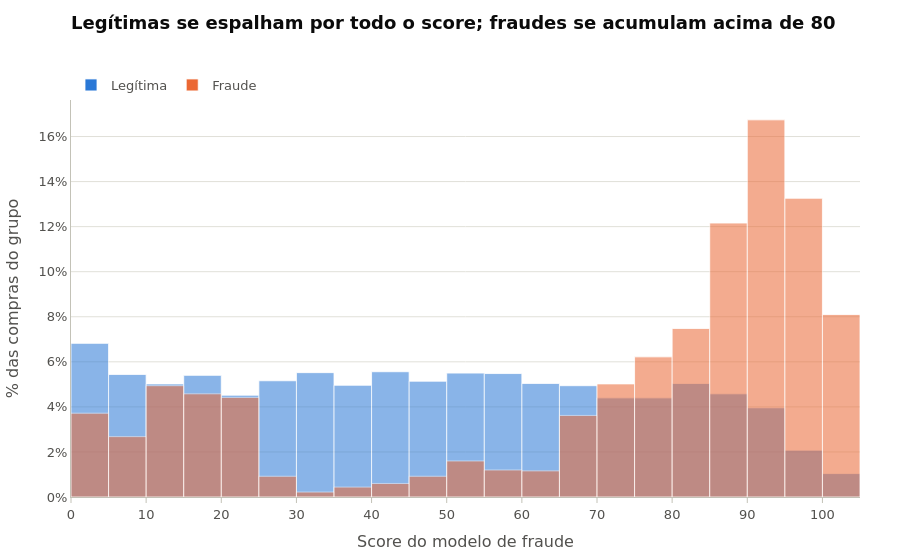

The notebook cell saved with this chart:
### Markdown cell above
### plotly

| Personalização | Código | Efeito |
|---|---|---|
| % do grupo | `histnorm="percent"` | Normaliza cada trace (grupo) separadamente |
| Sobreposição | `barmode="overlay"`, `opacity=0.55` | O padrão do plotly é empilhar |
| Faixas fixas | `xbins=dict(start=0, end=105, size=5)` | Equivalente ao `bins=FAIXAS` |
| Hover | (automático) | Mostra a faixa (ex.: `80-84`) e o percentual |
| Gráfico na margem | `marginal="box"` ou `"violin"` | Adiciona um boxplot/violino acima do histograma |

### Code cell
fig = px.histogram(
    amostra, x="score_fraude_modelo", color="status",
    color_discrete_map=CORES_STATUS,
    category_orders={"status": ORDEM_STATUS},
    histnorm="percent", barmode="overlay", opacity=0.55,
    labels={"score_fraude_modelo": "Score do modelo de fraude", "status": ""},
    title=TITULO_HISTOGRAMA,
)

fig.update_traces(xbins=dict(start=0, end=105, size=5), marker_line_color="white", marker_line_width=0.8,
                  hovertemplate="Score %{x}<br>%{y:.1f}% do grupo<extra></extra>")
fig.update_xaxes(dtick=10)
fig.update_yaxes(title_text="% das compras do grupo", ticksuffix="%")
fig.update_layout(bargap=0, legend=dict(orientation="h", x=0, xanchor="left", y=1, yanchor="bottom"))

fig.show()

### Figure 1 — Plotly figure (JSON) as saved in the notebook; plotly's stock layout.template omitted (floating-point values rounded to 4 significant figures; data arrays with more than 128 entries replaced by an {"elided": "..."} marker saying what was removed)
{"data": [{"bingroup": "x", "histnorm": "percent", "hovertemplate": "Score %{x}<br>%{y:.1f}% do grupo<extra></extra>", "legendgroup": "Legítima", "marker": {"color": "#2a78d6", "line": {"color": "white", "width": 0.8}, "opacity": 0.55, "pattern": {"shape": ""}}, "name": "Legítima", "orientation": "v", "showlegend": true, "type": "histogram", "x": {"elided": "5000 int values"}, "xaxis": "x", "xbins": {"end": 105, "size": 5, "start": 0}, "yaxis": "y"}, {"bingroup": "x", "histnorm": "percent", "hovertemplate": "Score %{x}<br>%{y:.1f}% do grupo<extra></extra>", "legendgroup": "Fraude", "marker": {"color": "#eb6834", "line": {"color": "white", "width": 0.8}, "opacity": 0.55, "pattern": {"shape": ""}}, "name": "Fraude", "orientation": "v", "showlegend": true, "type": "histogram", "x": {"elided": "5000 int values"}, "xaxis": "x", "xbins": {"end": 105, "size": 5, "start": 0}, "yaxis": "y"}], "layout": {"bargap": 0, "barmode": "overlay", "legend": {"orientation": "h", "title": {"text": ""}, "tracegroupgap": 0, "x": 0, "xanchor": "left", "y": 1, "yanchor": "bottom"}, "title": {"text": "Legítimas se espalham por todo o score; fraudes se acumulam acima de 80"}, "xaxis": {"anchor": "y", "domain": [0, 1], "dtick": 10, "title": {"text": "Score do modelo de fraude"}}, "yaxis": {"anchor": "x", "domain": [0, 1], "ticksuffix": "%", "title": {"text": "% das compras do grupo"}}}}
